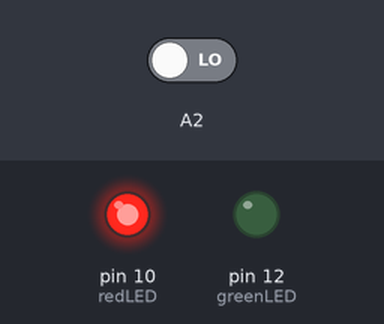
Recording of a sketch running on a simulated Arduino Uno, built with avr-gcc and run on an emulated ATmega328P. Parts: output pins drawn as LEDs (lit = HIGH). The inputs (shaded band) are chosen by the test bench; at power-on: A2 LOW.

Above: at 1.2 s.
1.3 s: A2 driven HIGH
At 1.7 s:
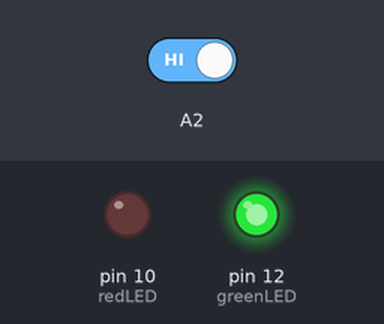
2.8 s: A2 driven LOW
At 4.0 s:
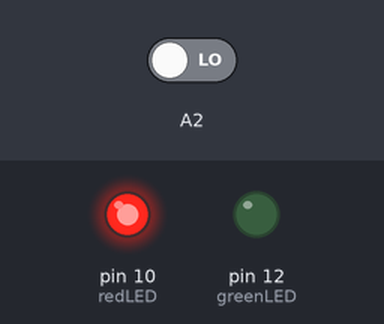
Timing chart, 0 to 5.8 s (numbered marks = the images above; inputs shaded):
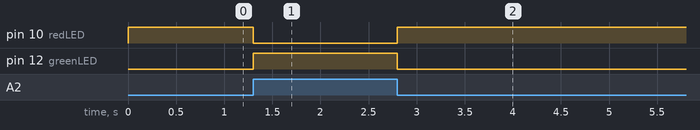

Measured:
- after the input at 1.3 s, pin 10 (redLED): HIGH → LOW at once; pin 12 (greenLED): LOW → HIGH at once
- after the input at 2.8 s, pin 10 (redLED): LOW → HIGH at once; pin 12 (greenLED): HIGH → LOW at once

The sketch:

WK8_UnusualSwitch.ino
```cpp
void setup() {

  pinMode(12, OUTPUT);
  pinMode(10, OUTPUT);
  pinMode(A2, INPUT);
}

void loop() {
  int greenLED = 12;
  int redLED = 10;
  int buttonState = digitalRead(A2);

  if (buttonState == HIGH){
    digitalWrite(greenLED, HIGH);
    digitalWrite(redLED, LOW);
  }
  else {
    digitalWrite(greenLED, LOW);
    digitalWrite(redLED, HIGH);
  }

}
```
